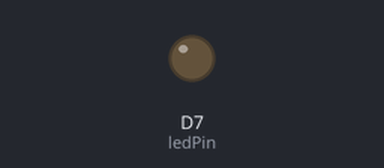
Recording of a sketch running on a simulated ESP8266 (NodeMCU). Shown: output pins drawn as LEDs (lit = HIGH).

Above: at 0.88 s.
At 6.12 s:
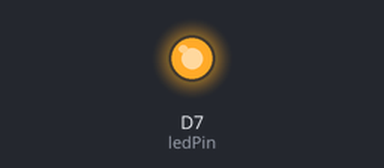
Timing chart, 0 to 6.4 s (numbered marks = the images above):
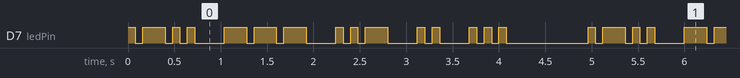

The sketch:

sos-morse-code.ino
```cpp
int ledPin = D7;
int dit = 80;
int pausey = 80;
int doot = 240;
int charSpace = 240;
int wordSpace = 560;


void setup() {
  pinMode(ledPin, OUTPUT);
}
//code for short blink
void DIT(){
  digitalWrite(ledPin, HIGH);
  delay(dit);
  digitalWrite(ledPin, LOW);
  delay(pausey);
}
//code for long blink
void DOOT(){
  digitalWrite(ledPin, HIGH);
  delay(doot);
  digitalWrite(ledPin, LOW);
  delay(pausey);
}

//below is the code that define the blinks for each letter in my first name "Louis"
void LChar(){
  DIT();
  DOOT();
  DIT();
  DIT();
  delay(charSpace);
}
void OChar(){
  DOOT();
  DOOT();
  DOOT();
  delay(charSpace);
}
void UChar(){
  DIT();
  DIT();
  DOOT();
  delay(charSpace);
}
void IChar(){
  DIT();
  DIT();
  delay(charSpace);
}
void SChar(){
  DIT();
  DIT();
  DIT();
  delay(charSpace);
}
void loop() {
    LChar();
    OChar();
    UChar();
    IChar();
    SChar();
    delay(wordSpace);
}
```

Measured:
- by itself, D7 (ledPin): moves between LOW and HIGH, repeating every 5.0 s
- by itself, everything shown: repeats every 5.0 s, in 18 steps
